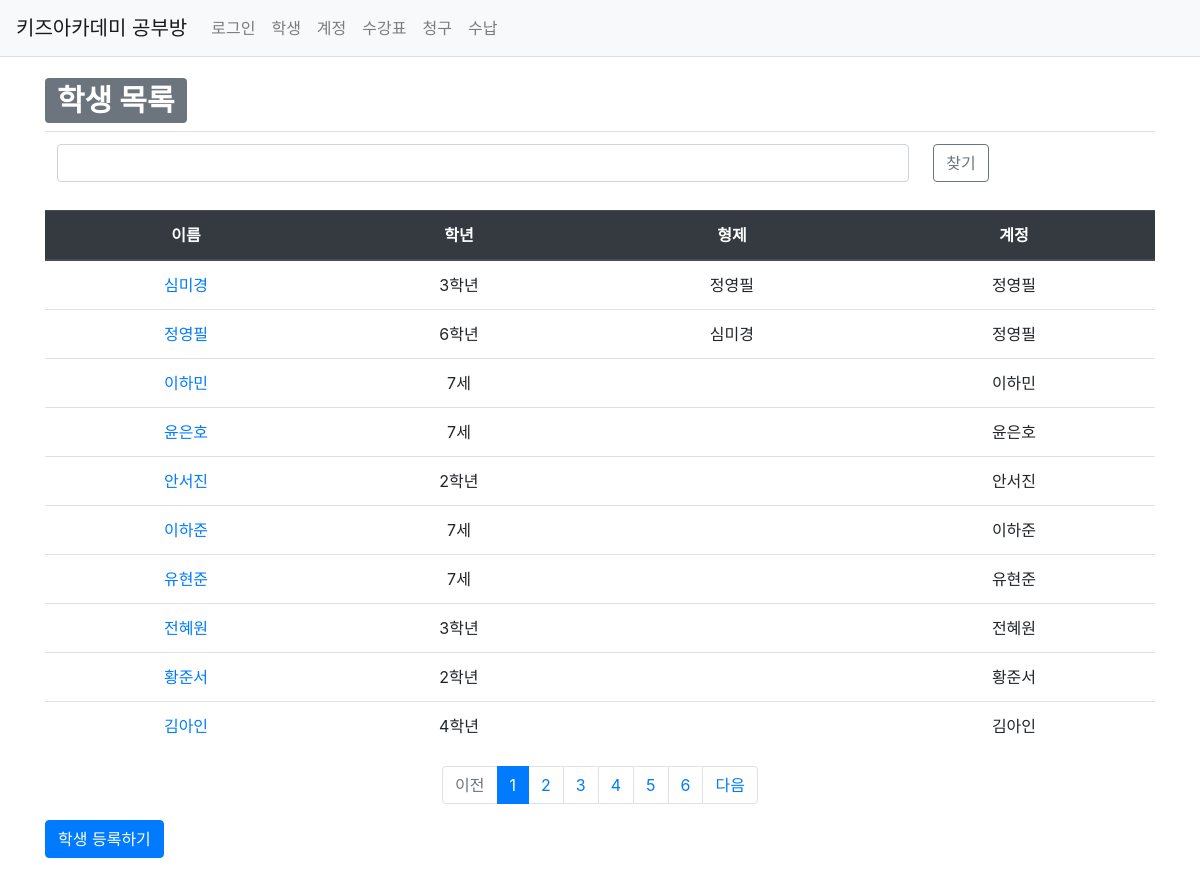
/studyroom/, run on an earlier commit of the app's database.
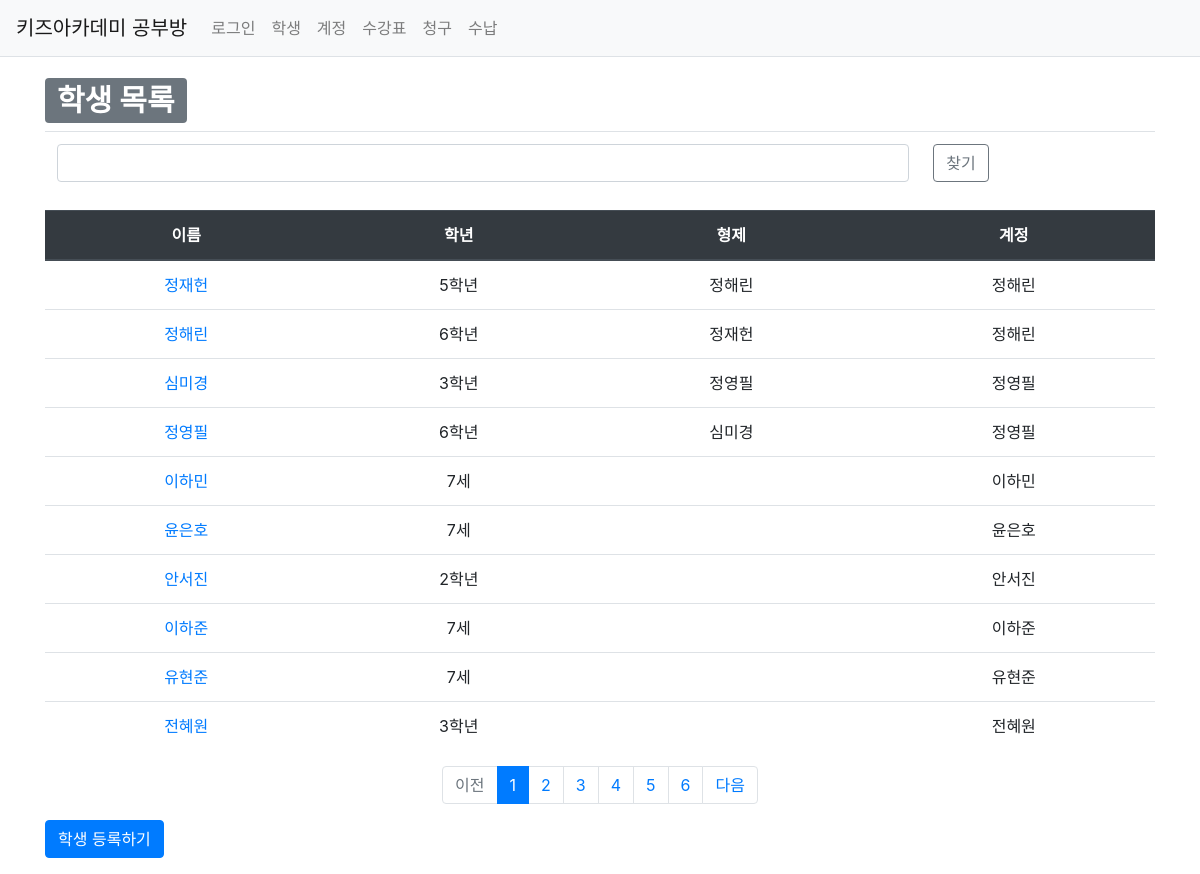
And on a later commit of the database.
### studyroom/models.py (models this page shows, shortened)
class Student(models.Model):
    Grade_choices = (
        ('Y6','6세'),
        ('Y7','7세'),
        ('E1','1학년'),
        ('E2','2학년'),
        ('E3','3학년'),
        ('E4','4학년'),
        ('E5','5학년'),
        ('E6','6학년'),
    )
    user = models.ForeignKey(User, on_delete=models.CASCADE)
    brother = models.ForeignKey('self', on_delete=models.CASCADE, blank=True, null=True)
    name = models.CharField(max_length=20)
    grade = models.CharField(max_length=2, choices=Grade_choices)
    create_date = models.DateTimeField()
    modify_date = models.DateTimeField(null=True, blank=True)
    delete_yn = models.CharField(max_length=1, default='n')

class Account(models.Model):
    user = models.ForeignKey(User, on_delete=models.CASCADE)
    student = models.ForeignKey(Student, on_delete=models.CASCADE)
    sub_student_id = models.IntegerField(null=True, blank=True)
    payer = models.CharField(max_length=40, null=True, blank=True)
    payer_phone_num = models.CharField(max_length=11, null=True, blank=True)
    brother_dc_yn = models.CharField(max_length=1, default='n')
    recommend_dc_start = models.CharField(max_length=6, null=True, blank=True, default='yyyymm')
    recommend_dc_end = models.CharField(max_length=6, null=True, blank=True, default='yyyymm')
    create_date = models.DateTimeField()
    modify_date = models.DateTimeField(null=True, blank=True)

### studyroom/views/base_views.py (the view)
# urls.py: path('', base_views.index, name='index'),  # '/' 에 해당되는 path
def index(request):
    page = request.GET.get('page', '1')  # 페이지
    name = request.GET.get('name', '')  # 검색어
    student_list = Student.objects.order_by('-id')
    if name:
        student_list = student_list.filter(
            Q(name__icontains=name)
        ).distinct()
    paginator = Paginator(student_list, 10)  # 페이지당 10개씩 보여주기
    page_obj = paginator.get_page(page)
    context = {'student_list': page_obj, 'page': page, 'name': name}
    return render(request, 'studyroom/student_list.html', context)

### templates/studyroom/student_list.html (shortened to what this page needs)
{% extends 'base.html' %}
{% load studyroom_filter %}
{% block content %}
<div class="container my-3">
    <div>
        <h1>
            <span class="badge badge-secondary">학생 목록</span>
        </h1>
    </div>
    <table class="table">
        <tbody>
            <tr>
                <td>
                    <input id="input_search" type="text" class="form-control name" value="{{ name|default_if_none:'' }}">
                </td>
                <td>
                    <button class="btn btn-outline-secondary" type="button" id="btn_search">찾기</button>
                </td>
            </tr>
        </tbody>
    </table>
    <table class="table">
        <thead>
        <tr class="text-center thead-dark">
            <th>이름</th>
            <th>학년</th>
            <th>형제</th>
            <th>계정</th>
        </tr>
        </thead>
        <tbody>
        {% if student_list %}
        {% for student in student_list %}
        <tr class="text-center">
            <td >
                <a href="{% url 'studyroom:detail' student.id %}">{{ student.name }}</a>
            </td>
            <td>{{ student.get_grade_display }}</td>
            <td>{{ student.brother.name }}</td>
            <td>{{ student.account_set.all.first.student.name }}{{ student.brother.account_set.all.first.student.name}}</td>
        </tr>
        {% endfor %}
        {% else %}
        <tr>
            <td colspan="3">학생이 없습니다.</td>
        </tr>
        {% endif %}
        </tbody>
    </table>
    <ul class="pagination justify-content-center">
        {% if student_list.has_previous %}
        <li class="page-item">
            <a class="page-link" href="?page={{ student_list.previous_page_number }}">이전</a>
        </li>
        {% else %}
        <li class="page-item disabled">
            <a class="page-link" tabindex="-1" aria-disabled="true" href="#">이전</a>
        </li>
        {% endif %}
        {% for page_number in student_list.paginator.page_range %}
        {% if page_number >= student_list.number|add:-5 and page_number <= student_list.number|add:5 %}
            {% if page_number == student_list.number %}
            <li class="page-item active" aria-current="page">
                <a class="page-link" href="?page={{ page_number }}">{{ page_number }}</a>
            </li>
            {% else %}
            <li class="page-item">
                <a class="page-link" href="?page={{ page_number }}">{{ page_number }}</a>
            </li>
            {% endif %}
        {% endif %}
        {% endfor %}
        {% if student_list.has_next %}
        <li class="page-item">
            <a class="page-link" href="?page={{ student_list.next_page_number }}">다음</a>
        </li>
        {% else %}
        <li class="page-item disabled">
            <a class="page-link" tabindex="-1" aria-disabled="true" href="#">다음</a>
        </li>
        {% endif %}
    </ul>
    <a href="{% url 'studyroom:student_create' %}" class="btn btn-primary">학생 등록하기</a>
</div>
{% endblock %}

What changed in the data, as far as the page shows it:
no longer on this page (row unchanged): Student: name "황준서", grade "2학년", account_set.all.first.student.name "황준서"
no longer on this page (row unchanged): Student: name "김아인", grade "4학년", account_set.all.first.student.name "김아인"
added Student: name "정재헌", grade "5학년", brother.name "정해린", brother.account_set.all.first.student.name "정해린"
added Student: name "정해린", grade "6학년", brother.name "정재헌", account_set.all.first.student.name "정해린"
